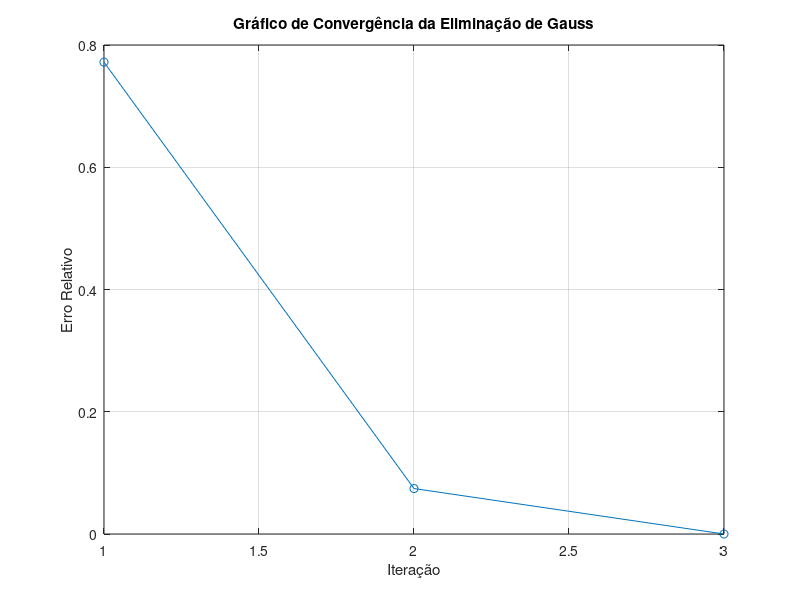

Reproduce this figure in MATLAB.
clc
clear all
close all

% Função de eliminação de Gauss com prints e registro de erros
function [X, errors] = gauss_elimination_with_convergence(A, B)
    [n, m] = size(A);

    % Montando a matriz aumentada
    AugmentedMatrix = [A, B];
    disp('Matriz aumentada inicial:');
    disp(AugmentedMatrix);

    % Inicializando vetor de erros
    errors = [];

    % Fase de eliminação
    for i = 1:n
        for j = i+1:n
            fator = AugmentedMatrix(j, i) / AugmentedMatrix(i, i);
            AugmentedMatrix(j, :) = AugmentedMatrix(j, :) - fator * AugmentedMatrix(i, :);
            fprintf('Matriz aumentada após zerar o elemento (%d, %d):\n', j, i);
            disp(AugmentedMatrix);
        end
    end

    % Fase de retro-substituição
    X = zeros(n, 1);
    for i = n:-1:1
        X(i) = (AugmentedMatrix(i, end) - AugmentedMatrix(i, 1:end-1) * X) / AugmentedMatrix(i, i);
        fprintf('Solução parcial após calcular x_%d:\n', i);
        disp(X);

        % Calcular erro relativo e armazenar
        error = norm(A * X - B) / norm(B);
        errors = [errors; error];
    end
end

% Definindo a matriz dos coeficientes A e o vetor B
A = [10 2 -1;
     -3 -6 2;
     1 1 5];

B = [27;
     -61.5;
     -21.5];

% Resolvendo o sistema de equações e registrando os erros
[X, errors] = gauss_elimination_with_convergence(A, B);

% Exibindo o resultado final
disp('A solução do sistema de equações é:')
disp(X)

% Verificando o resultado
A_inv = inv(A);
I = A * A_inv;

% Exibir matriz inversa com melhor formatação
disp('A matriz inversa encontrada:')
fprintf('%.4f\t%.4f\t%.4f\n', A_inv');  % Transposta para exibir linha por linha

% Exibir matriz identidade com melhor formatação
disp('A matriz identidade resultante da multiplicação de A por sua inversa é:')
fprintf('%.4f\t%.4f\t%.4f\n', I');

% Plotando o gráfico de convergência
figure;
plot(errors, '-o');
xlabel('Iteração');
ylabel('Erro Relativo');
title('Gráfico de Convergência da Eliminação de Gauss');
grid on;
